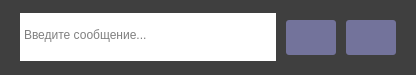
               <widget class="QWidget" name="input_frame" native="true">
                <property name="sizePolicy">
                 <sizepolicy hsizetype="Preferred" vsizetype="Fixed">
                  <horstretch>0</horstretch>
                  <verstretch>0</verstretch>
                 </sizepolicy>
                </property>
                <property name="minimumSize">
                 <size>
                  <width>0</width>
                  <height>75</height>
                 </size>
                </property>
                <property name="maximumSize">
                 <size>
                  <width>16777215</width>
                  <height>75</height>
                 </size>
                </property>
                <property name="styleSheet">
                 <string notr="true">background: rgb(63, 63, 63)</string>
                </property>
                <layout class="QHBoxLayout" name="horizontalLayout_4">
                 <property name="spacing">
                  <number>10</number>
                 </property>
                 <property name="leftMargin">
                  <number>20</number>
                 </property>
                 <property name="topMargin">
                  <number>10</number>
                 </property>
                 <property name="rightMargin">
                  <number>20</number>
                 </property>
                 <property name="bottomMargin">
                  <number>10</number>
                 </property>
                 <item>
                  <widget class="QWidget" name="horizontalWidget" native="true">
                   <property name="maximumSize">
                    <size>
                     <width>700</width>
                     <height>16777215</height>
                    </size>
                   </property>
                   <layout class="QHBoxLayout" name="horizontalLayout_12">
                    <property name="spacing">
                     <number>10</number>
                    </property>
                    <property name="leftMargin">
                     <number>0</number>
                    </property>
                    <property name="topMargin">
                     <number>0</number>
                    </property>
                    <property name="rightMargin">
                     <number>0</number>
                    </property>
                    <property name="bottomMargin">
                     <number>0</number>
                    </property>
                    <item>
                     <widget class="QWidget" name="input_frame_box" native="true">
                      <property name="minimumSize">
                       <size>
                        <width>0</width>
                        <height>48</height>
                       </size>
                      </property>
                      <property name="maximumSize">
                       <size>
                        <width>16777215</width>
                        <height>48</height>
                       </size>
                      </property>
                      <property name="styleSheet">
                       <string notr="true">background: white;</string>
                      </property>
                      <property name="inputMethodHints">
                       <set>Qt::ImhMultiLine</set>
                      </property>
                      <layout class="QHBoxLayout" name="horizontalLayout_3">
                       <property name="spacing">
                        <number>0</number>
                       </property>
                       <property name="leftMargin">
                        <number>0</number>
                       </property>
                       <property name="topMargin">
                        <number>11</number>
                       </property>
                       <property name="rightMargin">
                        <number>0</number>
                       </property>
                       <property name="bottomMargin">
                        <number>0</number>
                       </property>
                       <item>
                        <widget class="QPlainTextEdit" name="input">
                         <property name="sizePolicy">
                          <sizepolicy hsizetype="Expanding" vsizetype="Fixed">
                           <horstretch>0</horstretch>
                           <verstretch>0</verstretch>
                          </sizepolicy>
                         </property>
                         <property name="minimumSize">
                          <size>
                           <width>0</width>
                           <height>48</height>
                          </size>
                         </property>
                         <property name="maximumSize">
                          <size>
                           <width>16777215</width>
                           <height>48</height>
                          </size>
                         </property>
                         <property name="styleSheet">
                          <string notr="true">font: 10pt &quot;Open Sans&quot;;</string>
                         </property>
                         <property name="frameShape">
                          <enum>QFrame::NoFrame</enum>
                         </property>
                         <property name="verticalScrollBarPolicy">
                          <enum>Qt::ScrollBarAlwaysOff</enum>
                         </property>
                         <property name="horizontalScrollBarPolicy">
                          <enum>Qt::ScrollBarAlwaysOff</enum>
                         </property>
                         <property name="placeholderText">
                          <string>Введите сообщение...</string>
                         </property>
                        </widget>
                       </item>
                      </layout>
                     </widget>
                    </item>
                    <item>
                     <widget class="QPushButton" name="send_button">
                      <property name="enabled">
                       <bool>true</bool>
                      </property>
                      <property name="maximumSize">
                       <size>
                        <width>50</width>
                        <height>35</height>
                       </size>
                      </property>
                      <property name="styleSheet">
                       <string notr="true"> QPushButton:enabled
{
                border-image: url(:/Resources/send.png);
                background:  #73739b;
                border-radius: 3px;
                min-width: 40px;
                min-height:25px;
                padding: 5px;
                outline: 0px;
}

 QPushButton:disabled
{
                border-image: url(:/Resources/send_disabled.png);
                background:  #73739b;
                border-radius: 3px;
                min-width: 40px;
                min-height:25px;
                padding: 5px;
}

QPushButton:hover
{
                background: #7a7aa1;
}

QPushButton:pressed
 {
        background: #8f8fb3;
}</string>
                      </property>
                     </widget>
                    </item>
                    <item>
                     <widget class="QPushButton" name="smile_button">
                      <property name="minimumSize">
                       <size>
                        <width>50</width>
                        <height>35</height>
                       </size>
                      </property>
                      <property name="maximumSize">
                       <size>
                        <width>50</width>
                        <height>35</height>
                       </size>
                      </property>
                      <property name="styleSheet">
                       <string notr="true"> QPushButton:enabled
{
                border-image: url(:/Resources/smile.png);
                background:  #73739b;
                border-radius: 3px;
                min-height:25px;
                padding: 5px;
                outline: 0px;
}

QPushButton:hover
{
                background: #7a7aa1;
}

QPushButton:pressed
 {
        background: #8f8fb3;
}</string>
                      </property>
                      <property name="text">
                       <string/>
                      </property>
                     </widget>
                    </item>
                   </layout>
                  </widget>
                 </item>
                </layout>
               </widget>
